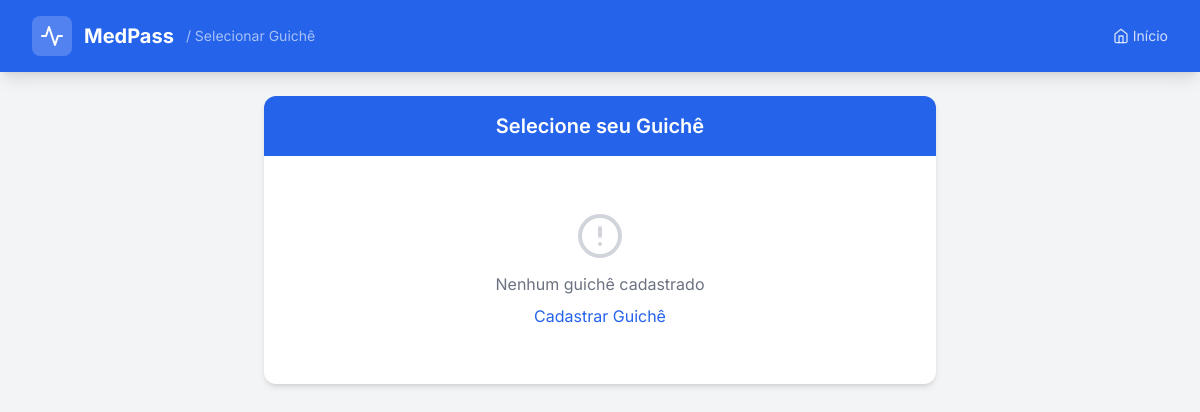
Page /selecionar-guiche/ on the earlier database version.
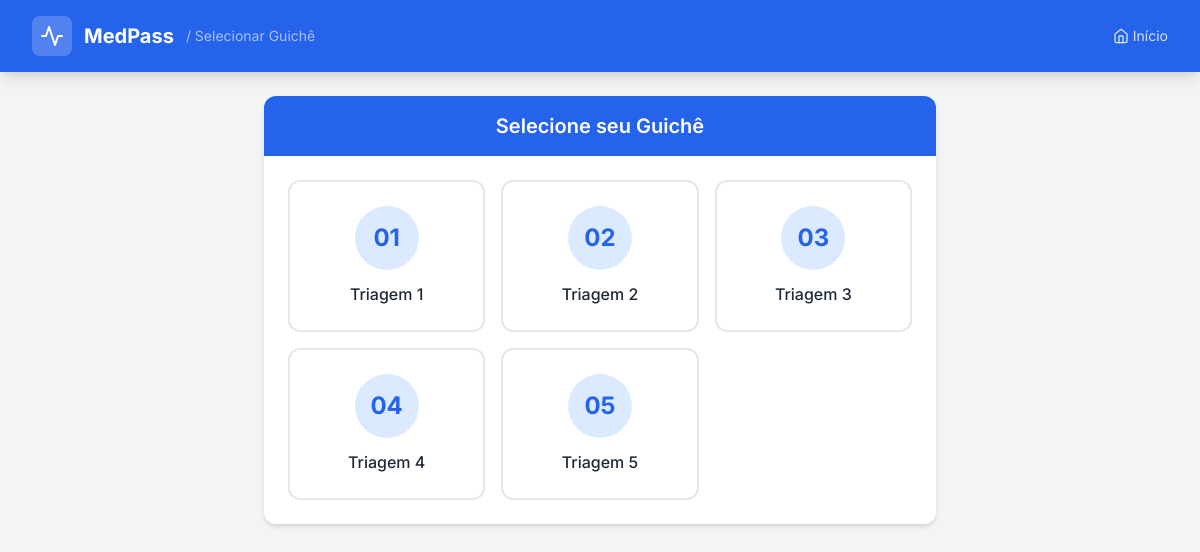
Same page on the later database version.
### app_medpass/models.py (models this page shows, shortened)
class Guiche(models.Model):
    numero = models.CharField(
        max_length=10,
        unique=True,
        verbose_name="Número do Guichê",
        help_text="Identificação do guichê (ex: G01, G02)"
    )
    nome = models.CharField(
        max_length=100,
        verbose_name="Nome do Guichê",
        help_text="Nome descritivo do guichê (ex: Guichê de Triagem 1)"
    )
    ativo = models.BooleanField(
        default=True,
        verbose_name="Ativo",
        help_text="Indica se o guichê está ativo"
    )
    criado_em = models.DateTimeField(
        auto_now_add=True,
        verbose_name="Data de Criação"
    )
    atualizado_em = models.DateTimeField(
        auto_now=True,
        verbose_name="Data de Atualização"
    )
    class Meta:
        verbose_name = "Guichê"
        verbose_name_plural = "Guichês"
        ordering = ['numero']

### app_medpass/views.py (the view)
# urls.py: path('selecionar-guiche/', views.selecionar_guiche, name='selecionar_guiche'),
def selecionar_guiche(request):
    guiches = Guiche.objects.filter(ativo=True).order_by('numero')
    return render(request, 'guiche/selecionar_guiche.html', {'guiches': guiches})

### app_medpass/templates/guiche/selecionar_guiche.html (shortened to what this page needs)
{% extends 'base.html' %}
{% block header_subtitle %}
<span class="text-white/60 text-sm ml-2">/ Selecionar Guichê</span>
{% endblock %}
{% block content %}
<div class="max-w-2xl mx-auto">
    <div class="bg-white rounded-xl shadow-md overflow-hidden">
        <div class="bg-blue-600 px-6 py-4">
            <h2 class="text-xl font-semibold text-white text-center">Selecione seu Guichê</h2>
        </div>
        <div class="p-6">
            <div class="grid grid-cols-2 md:grid-cols-3 gap-4">
                {% for g in guiches %}
                <a href="{% url 'painel_guiche' %}?guiche={{ g.id }}"
                   class="border-2 border-gray-200 rounded-xl p-6 text-center hover:border-blue-500 hover:bg-blue-50 transition-all group">
                    <div class="w-16 h-16 mx-auto bg-blue-100 rounded-full flex items-center justify-center mb-3 group-hover:bg-blue-200">
                        <span class="text-2xl font-bold text-blue-600">{{ g.numero }}</span>
                    </div>
                    <p class="font-medium text-gray-800">{{ g.nome }}</p>
                </a>
                {% empty %}
                <div class="col-span-full text-center py-8">
                    <i data-feather="alert-circle" class="w-12 h-12 text-gray-300 mx-auto mb-3"></i>
                    <p class="text-gray-500">Nenhum guichê cadastrado</p>
                    <a href="{% url 'cadastrar_guiche' %}" class="text-blue-600 hover:underline mt-2 inline-block">Cadastrar Guichê</a>
                </div>
                {% endfor %}
            </div>
        </div>
    </div>
</div>
{% endblock %}

### app_medpass/templates/base.html (shortened to what this page needs)
{% load static %}
<!DOCTYPE html>
<html lang="pt-BR">
<head>
    <script src="https://cdn.tailwindcss.com"></script>
</head>
<body class="bg-gray-100 min-h-screen">
    <header class="bg-blue-600 shadow-lg">
        <div class="max-w-7xl mx-auto px-4 sm:px-6 lg:px-8">
            <div class="flex justify-between items-center py-4">
                <div class="flex items-center space-x-3">
                    <a href="{% url 'home' %}" class="flex items-center space-x-3">
                        <div class="flex items-center justify-center w-10 h-10 bg-white/20 rounded-lg">
                            <i data-feather="activity" class="w-6 h-6 text-white"></i>
                        </div>
                        <h1 class="text-xl font-bold text-white">MedPass</h1>
                    </a>
                    {% block header_subtitle %}{% endblock %}
                </div>
                <div class="flex items-center space-x-4">
                    {% block header_right %}
                    <a href="{% url 'home' %}" class="text-white/80 hover:text-white text-sm flex items-center space-x-1">
                        <i data-feather="home" class="w-4 h-4"></i>
                        <span>Início</span>
                    </a>
                    {% endblock %}
                </div>
            </div>
        </div>
    </header>
    <main class="max-w-7xl mx-auto px-4 sm:px-6 lg:px-8 py-6">
        {% block content %}{% endblock %}
    </main>
</body>
</html>

### app_medpass/templates/base.html (style rules this page uses)
body { font-family: 'Inter', sans-serif; }
:root { --primary: #2563eb; --primary-dark: #1d4ed8; --primary-light: #3b82f6; }

Differences in the rows shown:
added Guiche: numero "01", nome "Triagem 1"
added Guiche: numero "02", nome "Triagem 2"
added Guiche: numero "03", nome "Triagem 3"
added Guiche: numero "04", nome "Triagem 4"
added Guiche: numero "05", nome "Triagem 5"
Other differences:
text no longer shown: "Nenhum guichê cadastrado Cadastrar Guichê"
